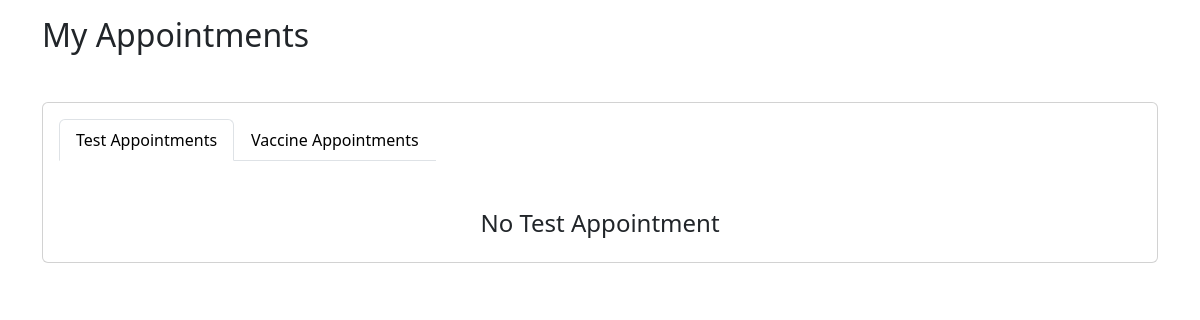
Before: /user/myAppointment.php (signed in) with the older database file.
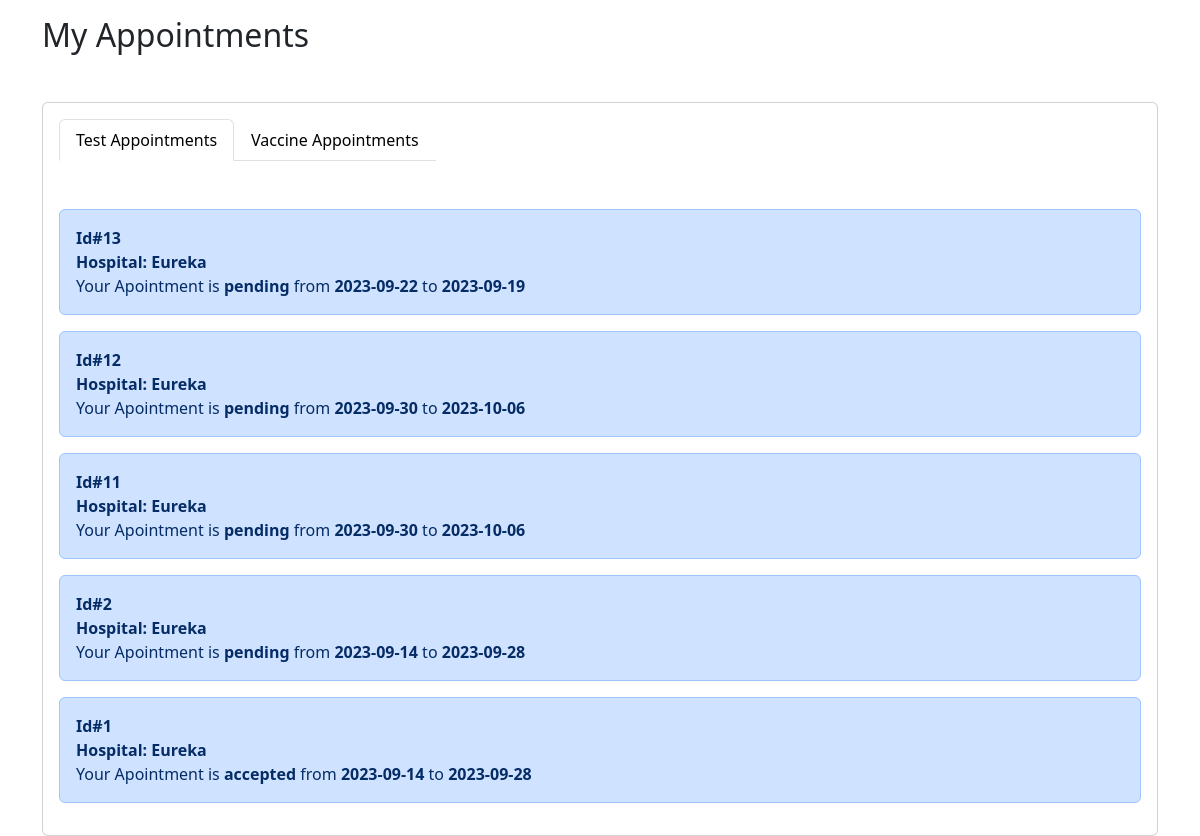
After: the same page with the newer database file.
### tables this page shows
CREATE TABLE `test_request` (
  `id` bigint(20) NOT NULL,
  `name` varchar(30) DEFAULT NULL,
  `email` varchar(30) DEFAULT NULL,
  `age` varchar(100) DEFAULT NULL,
  `home_address` varchar(100) DEFAULT NULL,
  `blood_group` varchar(50) DEFAULT NULL,
  `vaccine` varchar(50) DEFAULT '',
  `availabity_from` date DEFAULT NULL,
  `availabity_to` date DEFAULT NULL,
  `isapprove` varchar(50) NOT NULL,
  `message` varchar(400) NOT NULL,
  `type` varchar(20) NOT NULL,
  `hospital_id` bigint(20) DEFAULT NULL,
  `user_id` bigint(20) DEFAULT NULL
);

CREATE TABLE `hospital` (
  `id` bigint(20) NOT NULL,
  `name` varchar(200) DEFAULT NULL,
  `address` varchar(200) DEFAULT NULL,
  `country` varchar(30) DEFAULT NULL,
  `email` varchar(100) DEFAULT NULL,
  `password` varchar(100) DEFAULT NULL,
  `isapprove` varchar(50) DEFAULT NULL,
  `isactive` int(11) DEFAULT NULL,
  `create_at` datetime DEFAULT current_timestamp()
);

### user/myAppointment.php (the view, shortened to what this page needs)
<!DOCTYPE html>
<html lang="en">
<head>
    <?php
    include('connection.php');
    ?>
    <link href="https://cdn.jsdelivr.net/npm/bootstrap@5.3.1/dist/css/bootstrap.min.css" rel="stylesheet">
    <link rel="stylesheet" href="https://cdn.jsdelivr.net/npm/bootstrap-icons@1.10.5/font/bootstrap-icons.css">
    <link href="https://cdnjs.cloudflare.com/ajax/libs/toastr.js/2.0.1/css/toastr.css" rel="stylesheet" />
</head>
<body>
    <?php
    if (isset($_SESSION['f_name'])) {
        $getUser = $_SESSION['f_name'];
        $userQuery = "SELECT * FROM users WHERE email_phone = '$getUser'";
        $resUserQuery = mysqli_query($conn, $userQuery);
        $userData = mysqli_fetch_assoc($resUserQuery);
        $userId = $userData['id'];
    } else {
        echo '<script type="text/javascript">window.location.href = "auth.php";</script>';
    }
    ?>
    <div class="content container">
        <div class="pt-3">
            <h3 class="h2 mb-0 text-capitalize d-flex align-items-center gap-2">
                My Appointments
            </h3>
        </div>
        <div class="row mt-5">
            <div class="col-md-12">
                <div class="card">
                    <div class="card-body">
                        <div class="d-flex justify-content-between">
                            <ul class="nav nav-tabs" id="myTab" role="tablist">
                                <li class="nav-item" role="presentation">
                                    <button class="nav-link text-black active" id="username-tab" data-bs-toggle="tab" data-bs-target="#username" type="button" role="tab" aria-controls="username" aria-selected="true">Test Appointments</button>
                                </li>
                                <li class="nav-item" role="presentation">
                                    <button class="nav-link text-black" id="password-tab" data-bs-toggle="tab" data-bs-target="#passwordTab" type="button" role="tab" aria-controls="passwordTab" aria-selected="false">Vaccine Appointments</button>
                                </li>
                            </ul>
                        </div>
                        <div class="tab-content">
                            <div class="tab-pane active" id="username" role="tabpanel" aria-labelledby="username-tab" tabindex="0">
                                <div class="mt-5">
                                    <?php
                                    $testQuery = "SELECT test_request.*, hospital.name AS hospital_name
                                   FROM `test_request`
                                   INNER JOIN hospital ON test_request.hospital_id = hospital.id
                                   WHERE user_id = '$userId' AND type= 'test' ORDER BY id DESC" ;
                                    $res = mysqli_query($conn, $testQuery);
                                    if (mysqli_num_rows($res) != 0) {
                                        while ($data = mysqli_fetch_assoc($res)) {
                                            echo '
                                            <div class="alert alert-primary" role="alert">
                                                <span class="fw-bold"> Id#' . $data['id'] . '</span><br>
                                                <span class="fw-bold text-center"> Hospital:' . " " . $data['hospital_name'] . '</span>
                                                <div>Your Apointment is <span class="fw-bold">' . $data['isapprove'] . '</span> from <span class="fw-bold">' . $data['availabity_from'] . '</span> to <span class="fw-bold">' . $data['availabity_to'] . '</span></div>
                                            </div>
                                            ';
                                        }
                                    }else{
                                        echo'
                                        <h4 class="text-center">No Test Appointment</h4>
                                        ';
                                    }
                                    ?>
                                </div>
                            </div>
                        </div>
                    </div>
                </div>
            </div>
        </div>
    </div>
</body>
</html>

Changed rows visible on the page:
added test_request: id "13", hospital.name "Eureka", isapprove "pending", availabity_from "2023-09-22", availabity_to "2023-09-19"
added test_request: id "12", hospital.name "Eureka", isapprove "pending", availabity_from "2023-09-30", availabity_to "2023-10-06"
added test_request: id "11", hospital.name "Eureka", isapprove "pending", availabity_from "2023-09-30", availabity_to "2023-10-06"
now on this page (row edited): test_request: id "2", hospital.name "Eureka", isapprove "pending", availabity_from "2023-09-14", availabity_to "2023-09-28"
now on this page (row edited): test_request: id "1", hospital.name "Eureka", isapprove "accepted", availabity_from "2023-09-14", availabity_to "2023-09-28"
Other visible differences:
text no longer shown: "No Test Appointment"
